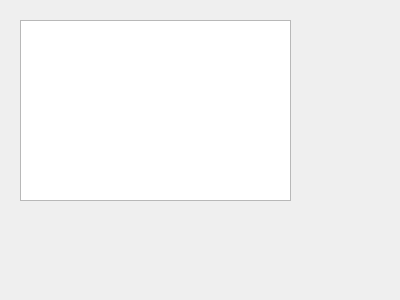
<?xml version="1.0" encoding="UTF-8"?>
<ui version="4.0">
 <class>recent</class>
 <widget class="QWidget" name="recent">
  <property name="geometry">
   <rect>
    <x>0</x>
    <y>0</y>
    <width>400</width>
    <height>300</height>
   </rect>
  </property>
  <property name="windowTitle">
   <string>Form</string>
  </property>
  <widget class="QTextEdit" name="textEdit">
   <property name="geometry">
    <rect>
     <x>20</x>
     <y>20</y>
     <width>271</width>
     <height>181</height>
    </rect>
   </property>
  </widget>
 </widget>
 <resources/>
 <connections/>
</ui>
